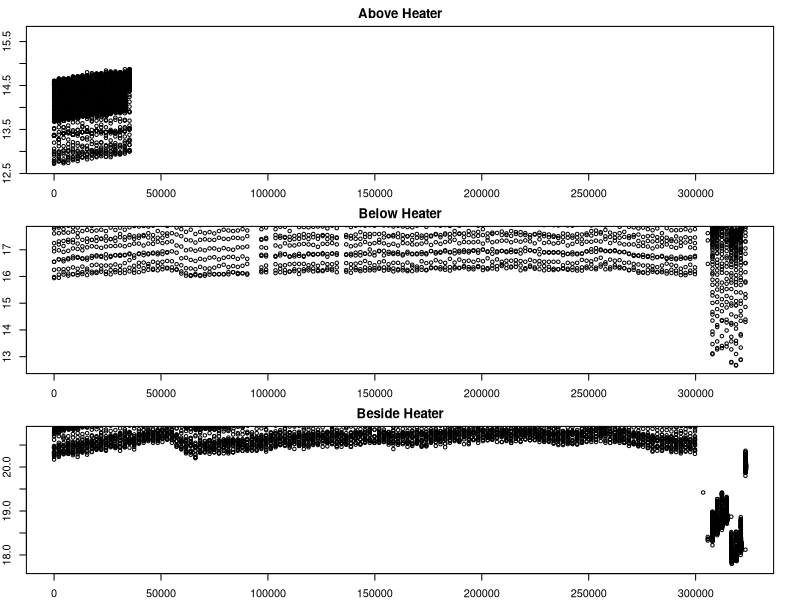
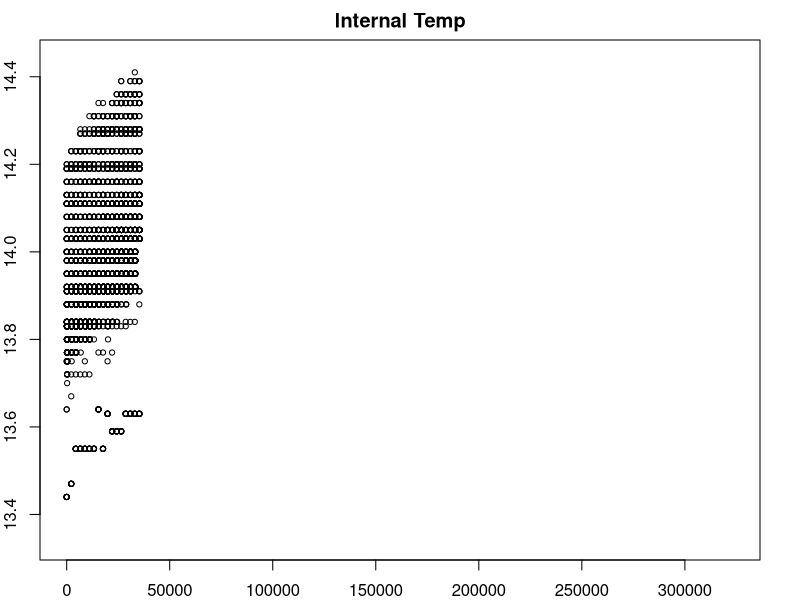
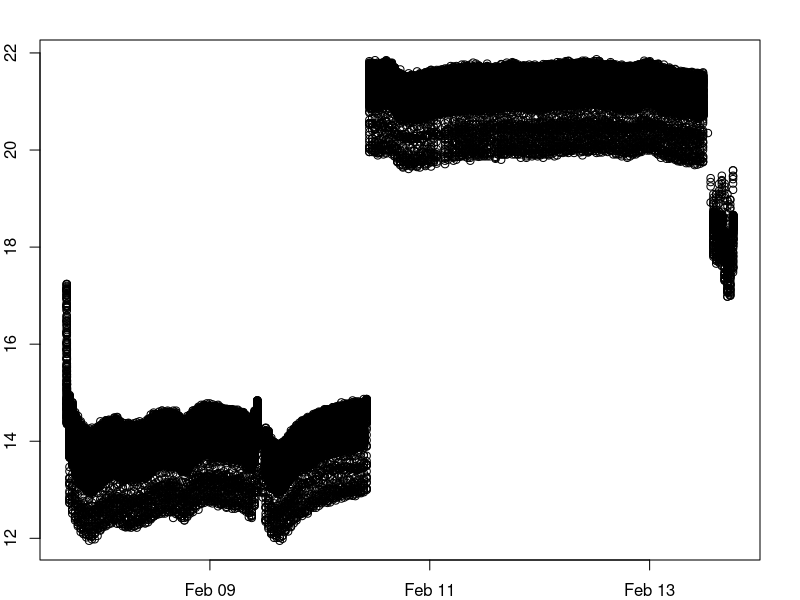
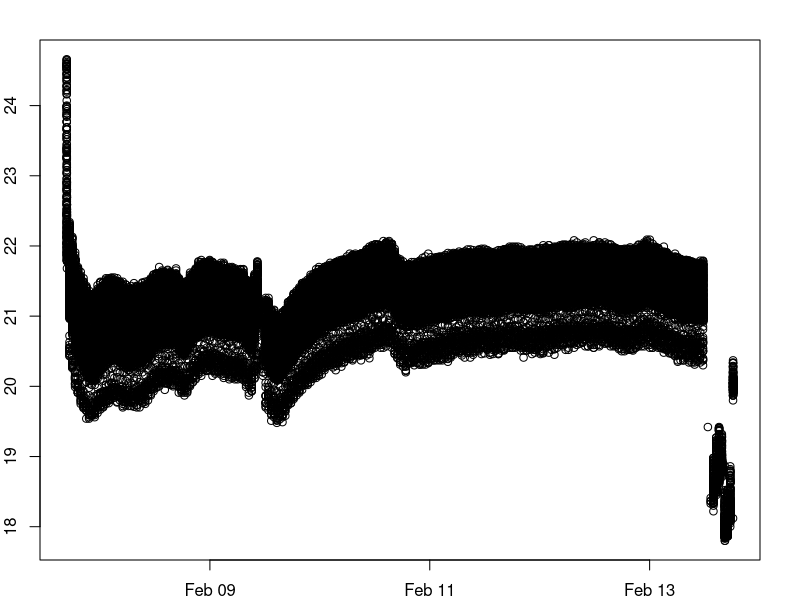
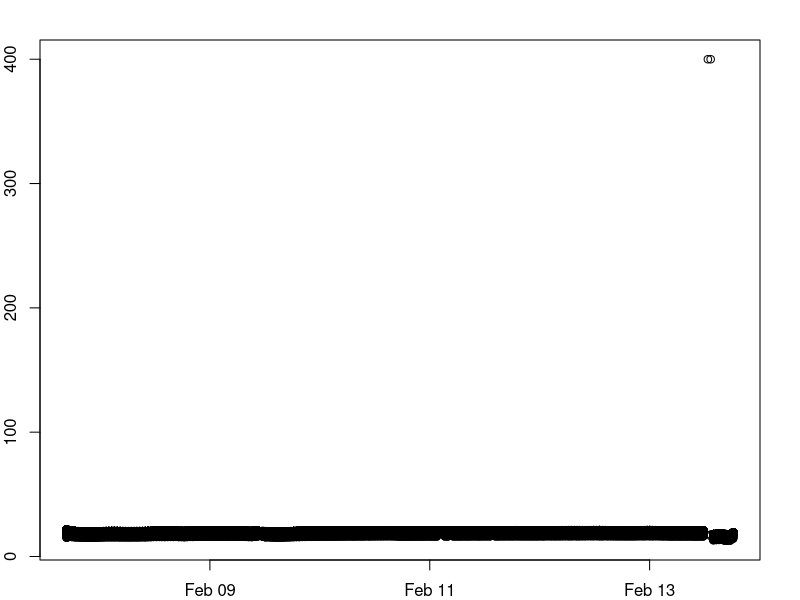
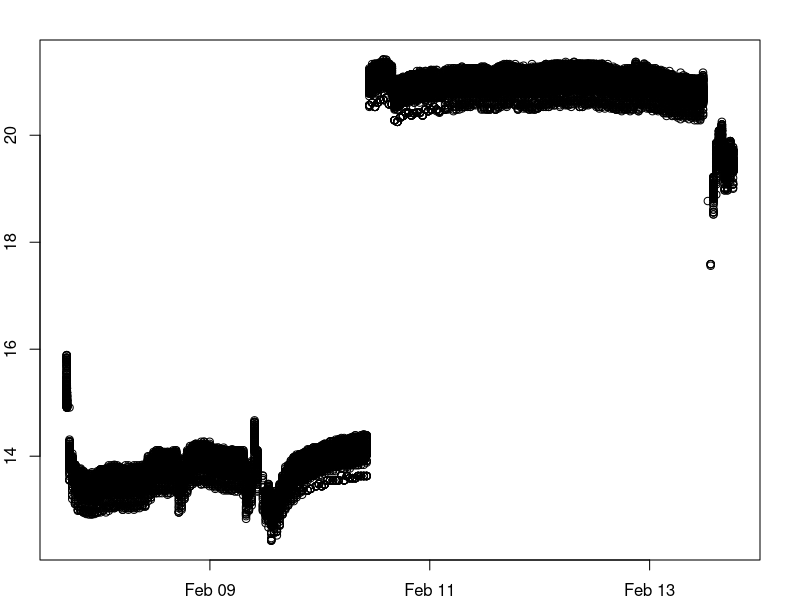
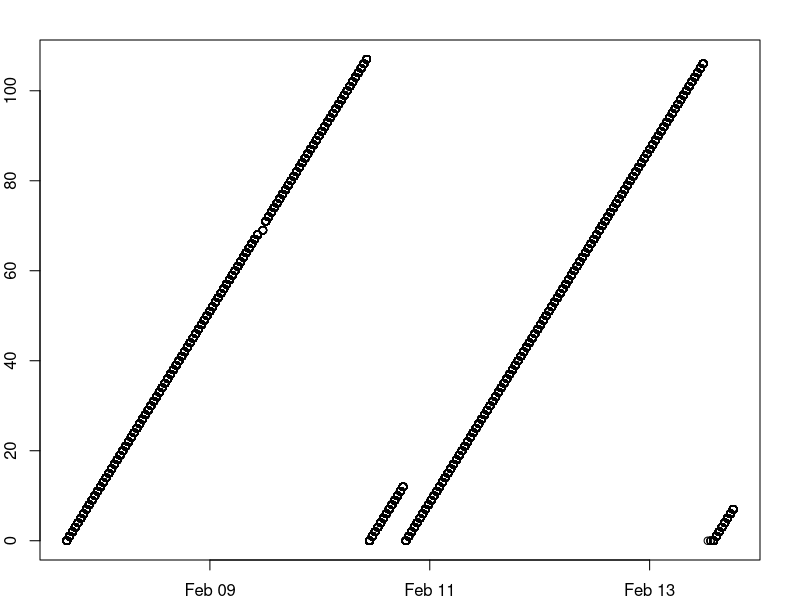
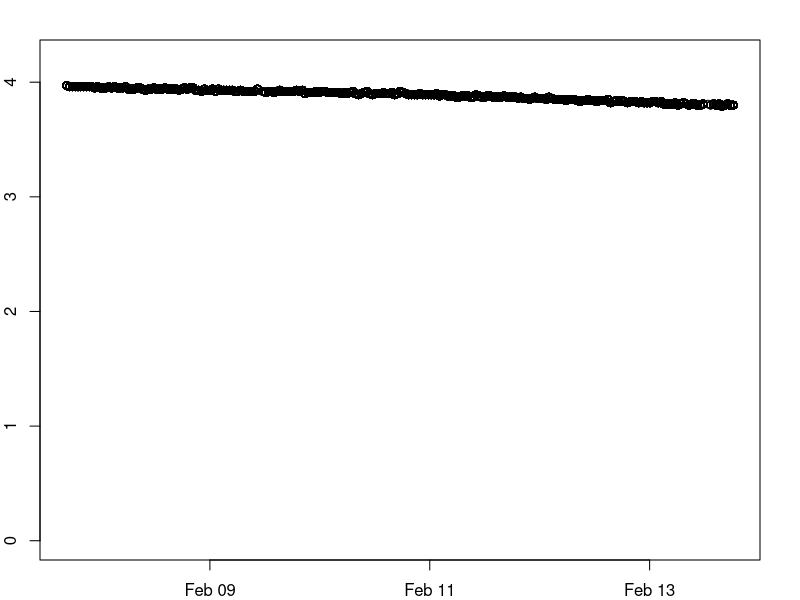

Generate these figures, in order, with R:
setwd("~/Documents/Projects/UAF/sap-flux/data/2017-02-14/")
d = data.frame(read.csv("100_27.csv"))
names(d) <- c("id", "time", "t1", "t2", "t3", "t_int", "batV", "cnt")
d$time_real = as.POSIXct(d$time, origin="1970-01-01", "America/Anchorage") #Convert time to POSIX

dateTime1 <- strptime("0:00 2017/2/10", format="%H:%M %Y/%m/%d", tz="America/Anchorage")
dateTime2 <- strptime("0:00 2017/2/14", format="%H:%M %Y/%m/%d", tz="America/Anchorage")
sub <- d[d$time_real < dateTime2 & d$time_real > dateTime1, ]

subStart = sub[1,2]
sub$time = sub$time - subStart
min = min(sub$t1) - 0.1
max = min + 20
par(mfrow=c(3,1),mar=c(2, 2, 2, 2))
plot(sub$t1~sub$time, type='p', pch=1, cex=0.7, ylim=c(min(sub$t1) - 0.1, min(sub$t1) + 3), main="Above Heater")
plot(sub$t3~sub$time, type='p', pch=1, cex=0.7, ylim=c(min(sub$t3) - 0.1, min(sub$t3) + 5), main="Below Heater")
plot(sub$t2~sub$time, type='p', pch=1, cex=0.7, ylim=c(min(sub$t2) - 0.1, min(sub$t2) + 3), main="Beside Heater")

par(mfrow=c(1,1))
plot(sub$t_int~sub$time, type='p', pch=1, cex=0.7, ylim=c(min(sub$t_int) - 0.1, min(sub$t_int) + 1), main="Internal Temp")

par(mfrow=c(1,1))
plot(d$t1~d$time_real)
plot(d$t2~d$time_real)
plot(d$t3~d$time_real)
plot(d$t_int~d$time_real)
plot(d$cnt~d$time_real)
plot(d$batV~d$time_real, ylim=c(0, 4.2))
min(d$batV)
